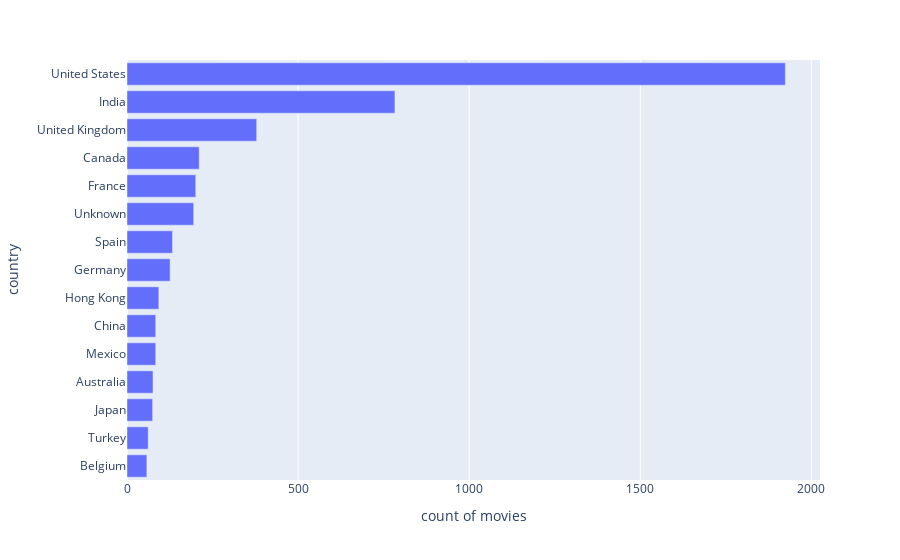

Notebook source saved alongside this figure:
### Code cell
px.bar(to_plot[-15:],x='count of movies',y='country',orientation='h')

### Figure 1 — Plotly figure (JSON) as saved in the notebook; plotly's stock layout.template omitted (floating-point values rounded to 4 significant figures)
{"data": [{"alignmentgroup": "True", "hovertemplate": "count of movies=%{x}<br>country=%{y}<extra></extra>", "legendgroup": "", "marker": {"color": "#636efa"}, "name": "", "offsetgroup": "", "orientation": "h", "showlegend": false, "textposition": "auto", "type": "bar", "x": [58, 62, 75, 76, 84, 84, 93, 126, 133, 195, 201, 211, 379, 783, 1924], "xaxis": "x", "y": ["Belgium", "Turkey", "Japan", "Australia", "Mexico", "China", "Hong Kong", "Germany", "Spain", "Unknown", "France", "Canada", "United Kingdom", "India", "United States"], "yaxis": "y"}], "layout": {"barmode": "relative", "legend": {"tracegroupgap": 0}, "margin": {"t": 60}, "xaxis": {"anchor": "y", "domain": [0, 1], "title": {"text": "count of movies"}}, "yaxis": {"anchor": "x", "domain": [0, 1], "title": {"text": "country"}}}}
